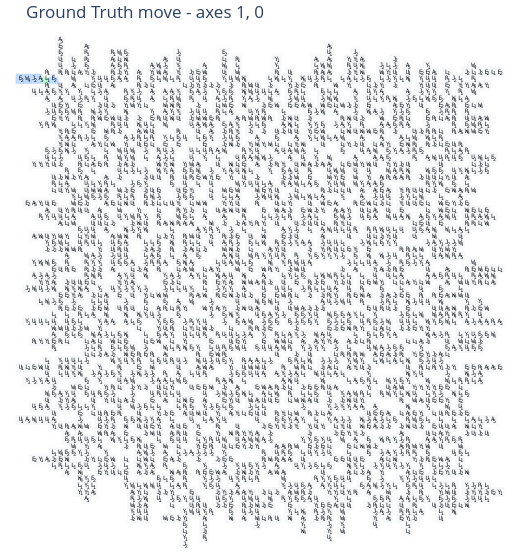

Notebook code for this chart:
### Markdown cell above
## Board visualization — ground truth

Ground truth ≠ only valid solution; it is the move the generator witness-chain selected.

### Code cell
view.show_all(figures.plot_attempt_move(context, move_source="ground_truth"))
